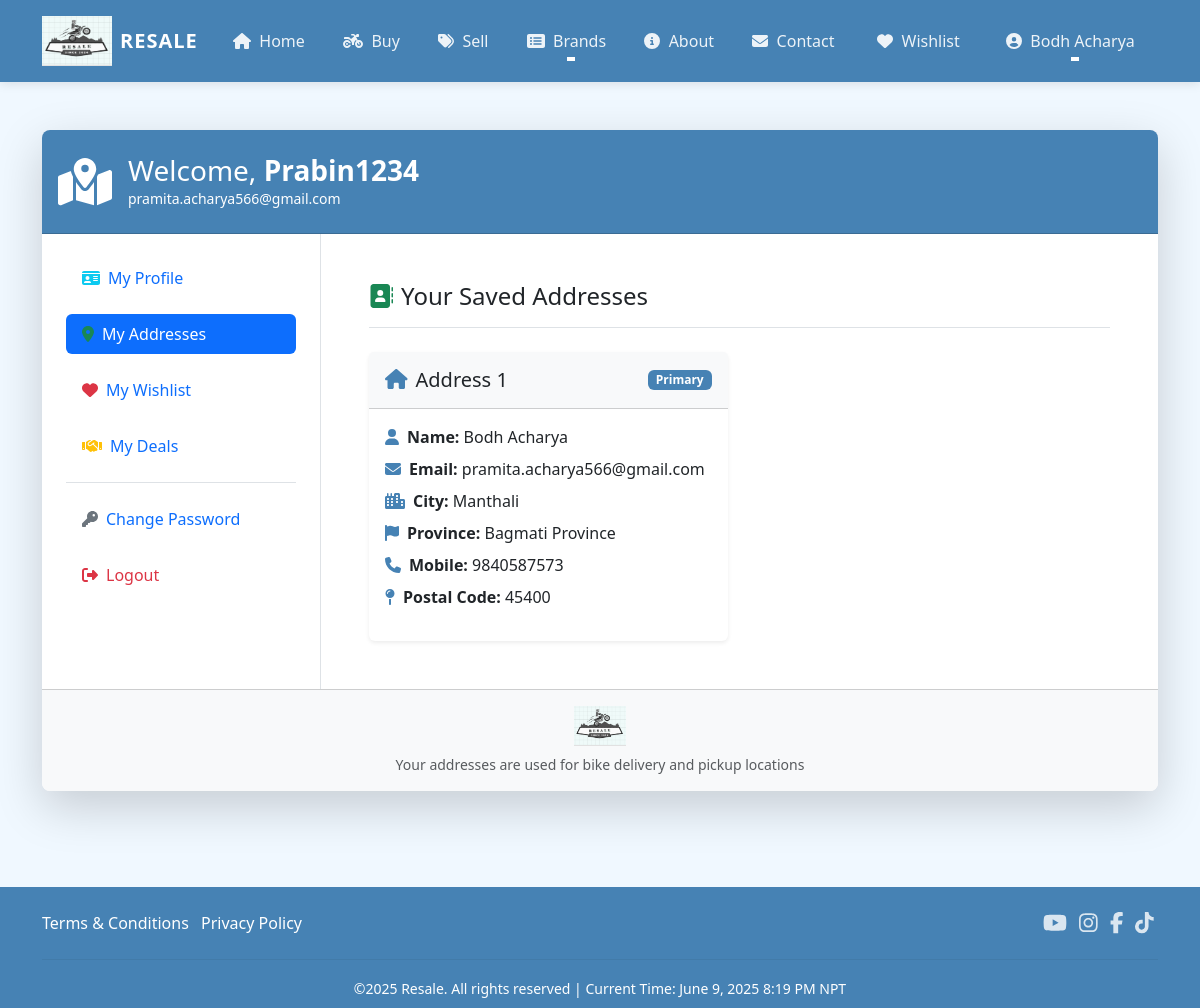
Screenshot of /address/ (signed in) with the database file from the repository.
### proj/models.py (models this page shows, shortened)
class Customer(models.Model):
    user = models.ForeignKey(
        User,
        on_delete=models.CASCADE,
        related_name='customers'  # Added for better querying
    )
    name = models.CharField(
        max_length=200,
        verbose_name='Full Name'
    )
    gender = models.CharField(
        max_length=10,
        choices=GENDER_CHOICES,
        default='',
        verbose_name='Gender'
    )
    city = models.CharField(
        max_length=50,
        verbose_name='City'
    )
    state = models.CharField(
        choices=STATE_CHOICES,
        max_length=100,
        verbose_name='Province'
    )
    mobile = models.CharField(  # Changed to CharField
        max_length=10,
        validators=[MinLengthValidator(10)],  # For 10-digit numbers
        verbose_name='Mobile Number'
    )
    zipcode = models.CharField(  # Changed to CharField
        max_length=10,
        verbose_name='Postal Code'
    )
    class Meta:
        verbose_name = 'Customer'
        verbose_name_plural = 'Customers'
        ordering = ['name']

### proj/views.py (the view)
# urls.py: path('address/',views.address,name='address'),
@login_required
def address(request):
    add = Customer.objects.filter(user=request.user)
    email = request.user.email  # Get the user's email
    return render(request, 'proj/address.html', {'add': add, 'email': email})

### proj/context_processors.py (called while the page is built)
def timezone_context(request):
    nepal_timezone = pytz.timezone('Asia/Kathmandu')
    current_time = datetime.datetime.now(nepal_timezone)
    return {
        'nepal_time': current_time,
        'timezone_name': 'Nepal Standard Time (UTC+5:45)',
        'timezone_short': 'NPT',
    }

### proj/templates/proj/address.html (shortened to what this page needs)
{% extends 'proj/base.html' %}
{% load static %}
{% block main-content %}
<div class="container py-5">
    <div class="row justify-content-center">
        <div class="col-lg-12">
            <div class="card border-0 shadow-lg rounded-3 overflow-hidden">
                <div class="card-header bg-primary text-white py-4">
                    <div class="d-flex align-items-center">
                        <div class="profile-icon me-3">
                            <i class="fas fa-map-marked-alt fa-3x"></i>
                        </div>
                        <div>
                            <h3 class="mb-0">Welcome, <span class="text-capitalize fw-bold">{{request.user}}</span></h3>
                            <p class="mb-0 small">{{ request.user.email }}</p>
                        </div>
                    </div>
                </div>
                <div class="card-body p-0">
                    <div class="row g-0">
                        <div class="col-md-3 border-end">
                            <div class="nav flex-column nav-pills p-4" role="tablist">
                                <a class="nav-link mb-3 d-flex align-items-center" href="{% url 'main:profile' %}">
                                    <i class="fas fa-id-card text-info me-2"></i> My Profile
                                </a>
                                <a class="nav-link active mb-3 d-flex align-items-center" href="{% url 'main:address' %}">
                                    <i class="fas fa-map-marker-alt text-success me-2"></i> My Addresses
                                </a>
                                <a class="nav-link mb-3 d-flex align-items-center" href="{% url 'main:wishlist' %}">
                                    <i class="fas fa-heart text-danger me-2"></i> My Wishlist
                                </a>
                                <a class="nav-link mb-3 d-flex align-items-center" href="{% url 'main:my_deals' %}">
                                    <i class="fas fa-handshake text-warning me-2"></i> My Deals
                                </a>
                                <div class="mt-auto border-top pt-3 mt-3">
                                    <a class="nav-link mb-3 d-flex align-items-center" href="{% url 'main:passwordchange' %}">
                                        <i class="fas fa-key text-secondary me-2"></i> Change Password
                                    </a>
                                    <form method="post" action="{% url 'main:logout' %}" style="display: inline;">
                                        <button type="submit" class="nav-link text-danger border-0 bg-transparent w-100 text-start d-flex align-items-center">
                                            <i class="fas fa-sign-out-alt me-2"></i> Logout
                                        </button>
                                    </form>
                                </div>
                            </div>
                        </div>
                        <div class="col-md-9">
                            <div class="p-4 p-md-5">
                                <h4 class="mb-4 border-bottom pb-3">
                                    <i class="fas fa-address-book text-success me-2"></i>Your Saved Addresses
                                </h4>
                                <div class="row g-4">
                                    {% for ad in add %}
                                    <div class="col-lg-6">
                                        <div class="card h-100 border-0 shadow-sm hover-card">
                                            <div class="card-header bg-light py-3">
                                                <div class="d-flex justify-content-between align-items-center">
                                                    <h5 class="mb-0"><i class="fas fa-home text-primary me-2"></i>Address {{forloop.counter}}</h5>
                                                    <span class="badge bg-primary">Primary</span>
                                                </div>
                                            </div>
                                            <div class="card-body">
                                                <ul class="list-unstyled">
                                                    <li class="mb-2"><i class="fas fa-user text-primary me-2"></i><strong>Name:</strong> {{ad.name}}</li>
                                                    <li class="mb-2"><i class="fas fa-envelope text-primary me-2"></i><strong>Email:</strong> {{request.user.email}}</li>
                                                    <li class="mb-2"><i class="fas fa-city text-primary me-2"></i><strong>City:</strong> {{ad.city}}</li>
                                                    <li class="mb-2"><i class="fas fa-flag text-primary me-2"></i><strong>Province:</strong> {{ad.state}}</li>
                                                    <li class="mb-2"><i class="fas fa-phone text-primary me-2"></i><strong>Mobile:</strong> {{ad.mobile}}</li>
                                                    <li class="mb-2"><i class="fas fa-map-pin text-primary me-2"></i><strong>Postal Code:</strong> {{ad.zipcode}}</li>
                                                </ul>
                                            </div>
                                        </div>
                                    </div>
                                    {% endfor %}
                                </div>
                            </div>
                        </div>
                    </div>
                </div>
                <div class="card-footer bg-light py-3 text-center">
                    <img src="{% static 'proj/images/logo.png' %}" alt="Resale Logo" height="40">
                    <p class="text-muted mb-0 small mt-2">Your addresses are used for bike delivery and pickup locations</p>
                </div>
            </div>
        </div>
    </div>
</div>
{% endblock main-content %}

### proj/templates/proj/base.html (shortened to what this page needs)
<!DOCTYPE html>
{% load static %}
<html lang="en">
<head>
    <link href="https://cdn.jsdelivr.net/npm/bootstrap@5.3.5/dist/css/bootstrap.min.css" rel="stylesheet">
    <link rel="stylesheet" href="{% static 'proj/css/owl.carousel.min.css'%}"/>
    <link rel="stylesheet" href="{% static 'proj/css/all.min.css'%}"/>
    <link rel="stylesheet" href="{% static 'proj/css/style.css'%}"/>
</head>
<body>
  <nav class="navbar navbar-expand-lg navbar-dark bg-primary shadow-sm sticky-top">
    <div class="container">
      <a class="navbar-brand d-flex align-items-center" href="/">
        <img src="{%static 'proj/images/logo.png'%}" width="70" height="50" class="me-2"/>
        <span class="fw-bold d-none d-sm-inline">RESALE</span>
      </a>
      <div class="collapse navbar-collapse" id="navbarSupportedContent">
        <ul class="navbar-nav mx-auto mb-2 mb-lg-0">
          {% if request.user.is_authenticated %}
          <li class="nav-item">
            <a class="nav-link nav-item-hover px-3" href="/"><i class="fas fa-home me-1"></i> Home</a>
          </li>
          <li class="nav-item">
            <a class="nav-link nav-item-hover px-3" href="{% url 'main:buy_bikes' %}"><i class="fas fa-motorcycle me-1"></i> Buy</a>
          </li>
          <li class="nav-item">
            <a class="nav-link nav-item-hover px-3" href="{% url 'main:sell_bike' %}"><i class="fas fa-tags me-1"></i> Sell</a>
          </li>
          <li class="nav-item dropdown">
            <a class="nav-link dropdown-toggle nav-item-hover px-3" href="#" role="button" data-bs-toggle="dropdown" aria-expanded="false">
              <i class="fas fa-list-alt me-1"></i> Brands
            </a>
          </li>
          <li class="nav-item">
            <a class="nav-link nav-item-hover px-3" href="{% url 'main:about' %}"><i class="fas fa-info-circle me-1"></i> About</a>
          </li>
          <li class="nav-item">
            <a class="nav-link nav-item-hover px-3" href="{% url 'main:contact' %}"><i class="fas fa-envelope me-1"></i> Contact</a>
          </li>
          {% endif %}
        </ul>
        <ul class="navbar-nav ms-auto mb-2 mb-lg-0">
          {% if request.user.is_authenticated %}
          <li class="nav-item mx-1">
            {% with request.user.wishlist_set.count as wishlist_count %}
              <a href="{% url 'main:wishlist' %}" class="nav-link nav-item-hover px-3 position-relative">
                <i class="fas fa-heart me-1"></i> Wishlist
              </a>
            {% endwith %}
          </li>
          <li class="nav-item dropdown mx-1">
            <a class="nav-link dropdown-toggle nav-item-hover px-3" href="#" id="profileDropdown" role="button" data-bs-toggle="dropdown"
            aria-expanded="false">
              <i class="fas fa-user-circle me-1"></i>
              <span class="text-capitalize">{% if request.user.customers.first.name %}{{ request.user.customers.first.name }}{% else %}{{ request.user.username }}{% endif %}</span>
            </a>
          </li>
          {% endif %}
      </ul>
    </div>
  </nav>
  {% block main-content %}{% endblock main-content %}
  <footer class="footer-green mt-5 pt-4 pb-2 bg-primary text-white">
    <div class="container">
      <div class="row align-items-center">
        <div class="col-md-8 mb-3 mb-md-0">
          <ul class="list-inline mb-2">
            <li class="list-inline-item"><a href="{% url 'main:terms' %}" class="footer-link">Terms & Conditions</a></li>
            <li class="list-inline-item"><a href="{% url 'main:privacy' %}" class="footer-link">Privacy Policy</a></li>
          </ul>
        </div>
        <div class="col-md-4 text-md-end">
          <ul class="list-inline mb-2">
            <li class="list-inline-item mx-1"><a href="https://www.youtube.com/" target="_blank" class="footer-social"><i class="fab fa-youtube fa-lg"></i></a></li>
            <li class="list-inline-item mx-1"><a href="https://www.instagram.com/" target="_blank" class="footer-social"><i class="fab fa-instagram fa-lg"></i></a></li>
            <li class="list-inline-item mx-1"><a href="https://www.facebook.com/" target="_blank" class="footer-social"><i class="fab fa-facebook-f fa-lg"></i></a></li>
            <li class="list-inline-item mx-1"><a href="https://www.tiktok.com/" target="_blank" class="footer-social"><i class="fab fa-tiktok fa-lg"></i></a></li>
          </ul>
        </div>
      </div>
      <hr style="border-color: #366488;">
      <div class="row">
        <div class="col-12 text-center">
          <small>&copy;2025 Resale. All rights reserved | Current Time: {{ nepal_time|date:"F j, Y" }} {{ nepal_time|time:"g:i A" }} {{ timezone_short }}</small>
        </div>
      </div>
    </div>
  </footer>
</body>
</html>

### proj/templates/proj/base.html (style rules this page uses)
:root { --bs-primary: #4682B4; --bs-primary-rgb: 70, 130, 180; }
.bg-primary { background-color: var(--bs-primary) !important; }
.text-primary { color: var(--bs-primary) !important; }
.nav-item-hover { color: rgba(255, 255, 255, 0.9) !important; transition: all 0.3s ease; }
.footer-green { background: var(--bs-primary) !important; }
.footer-green hr { border-color: #366488; }
.navbar { padding-top: 0.7rem; padding-bottom: 0.7rem; box-shadow: 0 2px 10px rgba(0,0,0,0.1) !important; }
.navbar-brand { font-weight: 700; letter-spacing: 1px; }
.nav-item-hover { position: relative; margin: 0 0.2rem; transition: all 0.3s ease; border-radius: 5px; }
.nav-item-hover::after { content: ''; position: absolute; width: 0; height: 2px; background: #fff; bottom: 0; left: 50%; transform: translateX(-50%); transition: width 0.3s; }
.footer-green { background: var(--bs-primary) !important; color: #fff; }
.footer-link { color: #fff; text-decoration: none; transition: color 0.2s ease; }
.footer-social { color: #fff; opacity: 0.8; transition: opacity 0.2s ease; }
body { background-color: #f0f8ff; }

### proj/templates/proj/address.html (style rules this page uses)
.card { transition: transform 0.3s; }
.nav-link { transition: all 0.3s; border-radius: 8px; }
.nav-link:hover, .nav-link.active { background-color: var(--bs-primary); color: white; }
.hover-card { transition: all 0.3s ease; }

### rows the page displays
Customer: name "Bodh Acharya", city "Manthali", state "Bagmati Province", mobile "9840587573", zipcode "45400"

### other values shown
{{ request.user.customers.first.name }} "Bodh Acharya"
{{ request.user }} "Prabin1234"
{{ request.user.email }} "pramita.acharya566@gmail.com"
{{ nepal_time|date:"F j, Y" }} "June 9, 2025"
{{ timezone_short }} "NPT"
